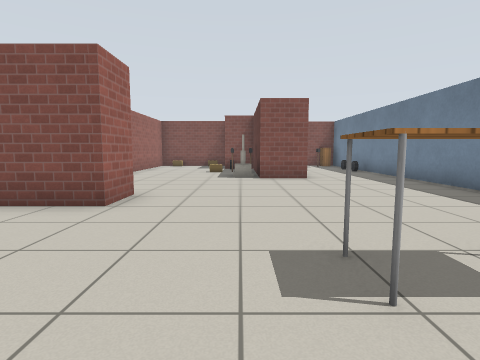
[1] (above)

16 first-person views from a walk through a Gazebo world. The camera is 0.9 m above the floor, tilts 6° down and sees 80° across. Floor lines are 1 m apart. The floor is counted in squares, 1 m on a side. Each view is taken from the middle of a square. On the plan, view 1 faces up. The plan holds only what a view shows up to about 11 squares ahead; the rest is blank. Simple patterns stand in for the simulator's built-in surfaces. Some stock models are drawn as simple stand-ins.

[2]
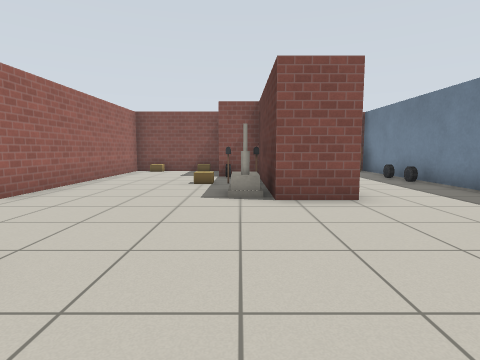

[3]
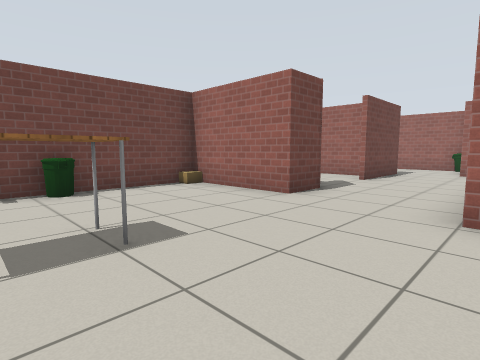

[4]
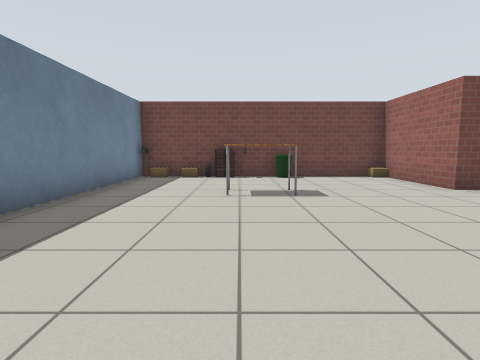

[5]
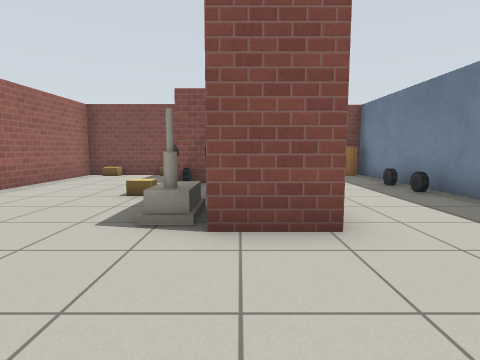

[6]
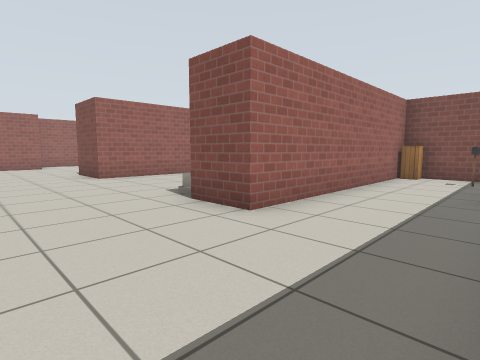

[7]
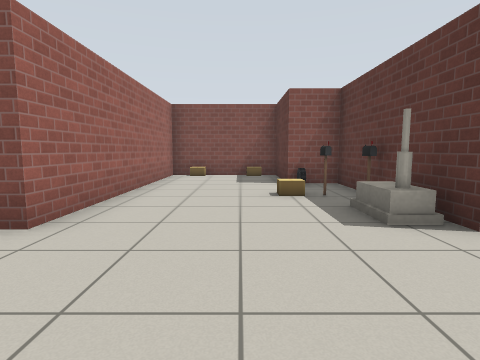

[8]
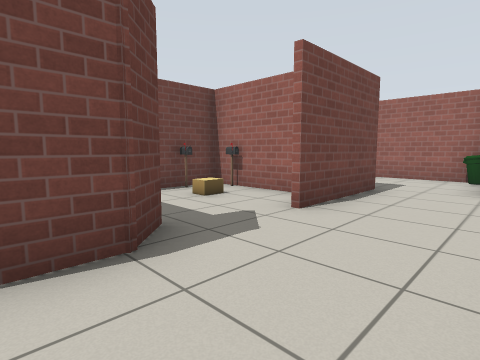

[9]
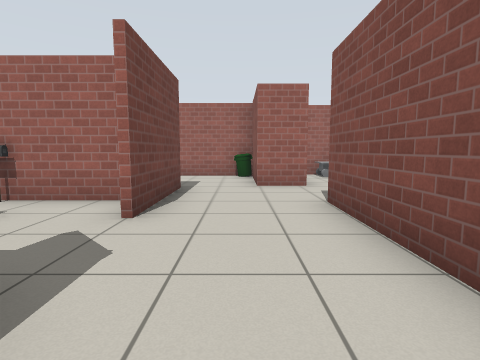

[10]
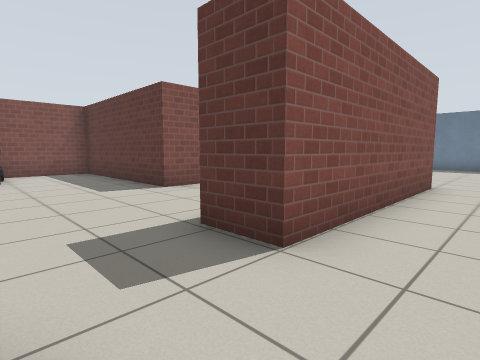

[11]
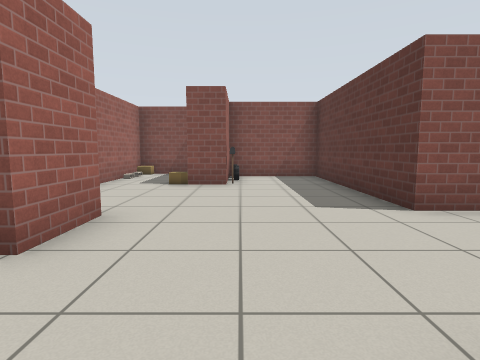

[12]
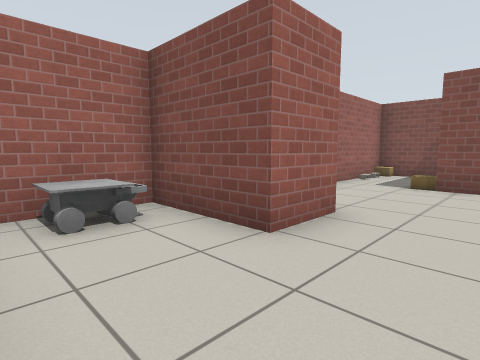

[13]
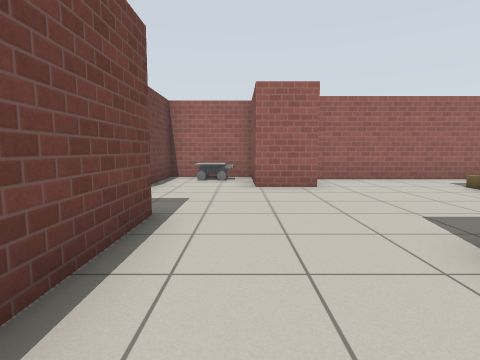

[14]
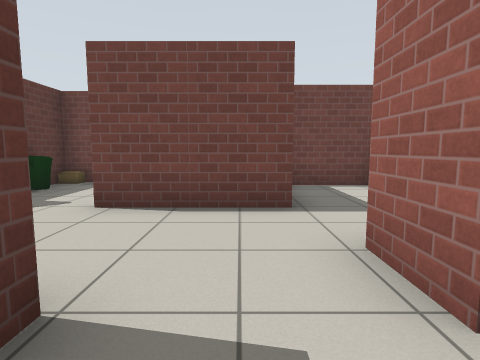

[15]
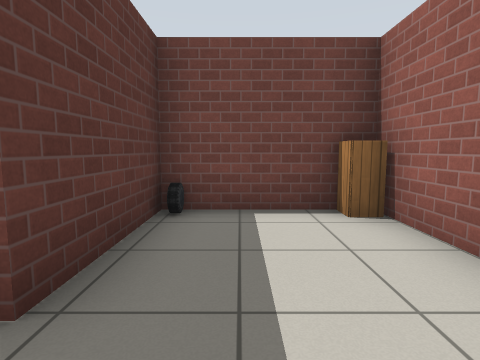

[16]
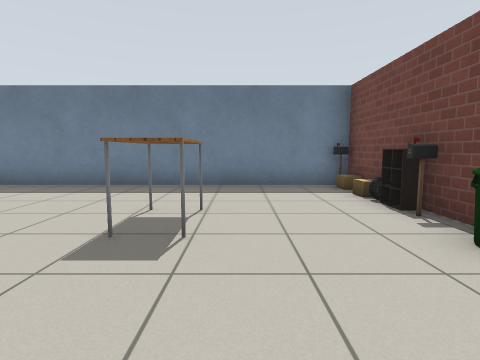

### Floor plan
Points are (right, up) in squares from view 1. A wall is a line through its corners. A room is listed if a view was taken in it or the views show most of it. See-through windows are left out.
Room 1 (views 1, 2, 3, 4, 5, 6, 7, 8, 9, 13, 16)
walls: (-2.2, 5.9) (-2.2, 4.5) (-6.4, 4.5); (-4.8, 0.9) (-4.1, 1.6) (-2.9, 1.6) (-2.9, -1.5); (-2.5, -1.8) (2.5, -1.8); (5.3, 13.4) (5.3, 16.4) (2.1, 16.4); (5.3, -1.5) (5.3, 11.5); (-8.1, 1) (-8.1, -2) (-6.4, -2); (2.1, 15.4) (2.1, 9.1) (0.6, 9.1) (0.6, 13.7) (-0.7, 13.7) (-0.7, 16.4) (-1.1, 16.4); (-3.9, 16.4) (-4.4, 16.4) (-4.4, 9.1); (-12.2, -1.3) (-10.6, -1.3)
ways out: opening at (-11.5, 0.5) to room 2; opening at (-7, 3.5) to room 2; opening at (-5.5, 7.5) to room 2
objects: cabinet (-13, -1); car (-10, -1); postbox (-8, -1); postbox (-7, -2); cardboard box (-7, -1); cardboard box (-4, -2); bin (-4, -1); cardboard box (-3, -2); cardboard box (-3, 16); other object (-2, 16); cardboard box (-1, 12); house (0, 10); postbox (0, 11); postbox (0, 12); other object (0, 13); bin (1, -1); table (1, 2) to (2, 2); postbox (2, -1); car (3, -2); cardboard box (4, -2); other object (4, 15); postbox (5, -2); cardboard box (5, -1); car (5, 12); car (5, 13); cabinet (5, 16)
Room 2 (views 10, 11, 12, 14, 15)
walls: (-10.2, 4.7) (-10.2, 3.4) (-11.9, 3.4); (-10.9, 9) (-10.9, 7.4) (-13.5, 7.4) (-13.5, 4.7) (-11.4, 4.7); (-6.4, 4.5) (-7.9, 4.5) (-7.9, 5.8) (-5.4, 5.8); (-4.4, 9.1) (-6.4, 9.1) (-6.4, 14.8) (-9.4, 14.8); (-9.4, 12.4) (-10.4, 12.4); (-13, 2.6) (-13, -0.5); (-12.8, 12.6) (-12.8, 9.4); (-9.8, -0.5) (-9.8, 1.6) (-6.6, 1.6)
ways out: opening at (-11.5, 0.5) to room 1; opening at (-7, 3.5) to room 1; opening at (-5.5, 7.5) to room 1; opening at (-11.5, 13.5)
objects: bin (-13, 3); other object (-13, 6) to (-13, 7); other object (-9, 13); other object (-9, 14)

Positions as (right, up) in squares from view 1, and headings:
1: (0, 0), facing up
2: (0, 4), facing up
3: (2, 5), facing down-left
4: (2, 8), facing down
5: (1, 6), facing up
6: (5, 6), facing up-left
7: (-2, 6), facing up
8: (-3, 4), facing down-left
9: (-3, 3), facing left
10: (-10, 3), facing up-right
11: (-9, 5), facing up
12: (-9, 5), facing up-left
13: (-4, 7), facing left
14: (-9, 6), facing down
15: (-11, 3), facing down
16: (-2, 1), facing right
